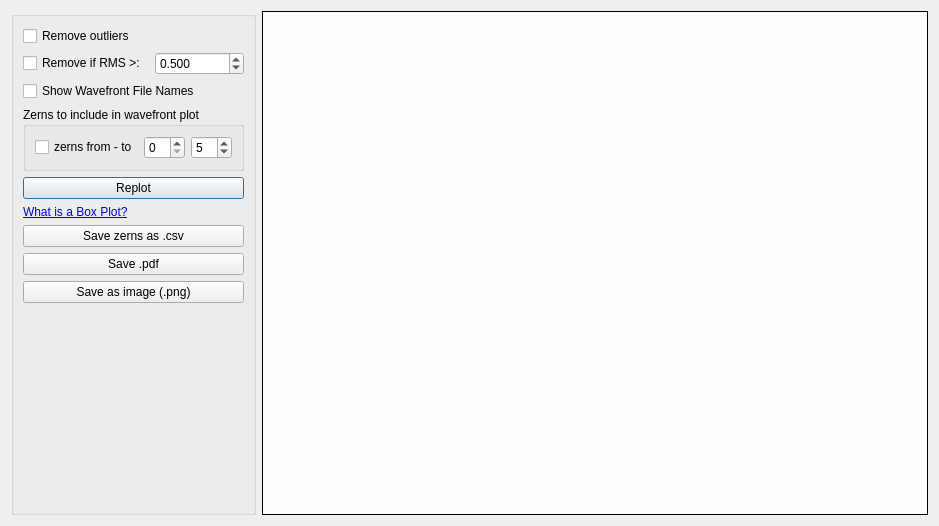
<?xml version="1.0" encoding="UTF-8"?>
<ui version="4.0">
 <class>statsView</class>
 <widget class="QDialog" name="statsView">
  <property name="geometry">
   <rect>
    <x>0</x>
    <y>0</y>
    <width>939</width>
    <height>526</height>
   </rect>
  </property>
  <property name="windowTitle">
   <string>wavefront statistics</string>
  </property>
  <property name="whatsThis">
   <string>&lt;html&gt;&lt;head/&gt;&lt;body&gt;&lt;p&gt;Three plots of statistics about the loaded wavefronts&lt;/p&gt;&lt;ol style=&quot;margin-top: 0px; margin-bottom: 0px; margin-left: 0px; margin-right: 0px; -qt-list-indent: 1;&quot;&gt;&lt;li style=&quot; margin-top:12px; margin-bottom:0px; margin-left:0px; margin-right:0px; -qt-block-indent:0; text-indent:0px;&quot;&gt;RMS of Running average of wavefront. Showing how RMS changes by adding each wavefront to the average.&lt;/li&gt;&lt;li style=&quot; margin-top:0px; margin-bottom:0px; margin-left:0px; margin-right:0px; -qt-block-indent:0; text-indent:0px;&quot;&gt;Histogram of wavefront RMS for all loaded wavefronts&lt;/li&gt;&lt;li style=&quot; margin-top:0px; margin-bottom:12px; margin-left:0px; margin-right:0px; -qt-block-indent:0; text-indent:0px;&quot;&gt;Box plot of wavefront RMS and zernike terms for each loaded wavefront.&lt;/li&gt;&lt;/ol&gt;&lt;p&gt;Use the running average plot to determine when you have averaged enough wavefronts in order for the RMS to stabilize.&lt;/p&gt;&lt;p&gt;The RMS histogram gives you a good idea of the range and variance of the RMS values&lt;/p&gt;&lt;p&gt;The box plot also shows the range and variance of the RMS and the Zernike terms. It can indicate which terms are adding to the RMS variability.&lt;/p&gt;&lt;/body&gt;&lt;/html&gt;</string>
  </property>
  <layout class="QHBoxLayout" name="horizontalLayout">
   <item>
    <widget class="QGroupBox" name="groupBox">
     <property name="sizePolicy">
      <sizepolicy hsizetype="Preferred" vsizetype="Preferred">
       <horstretch>1</horstretch>
       <verstretch>0</verstretch>
      </sizepolicy>
     </property>
     <property name="title">
      <string/>
     </property>
     <layout class="QVBoxLayout" name="verticalLayout">
      <item>
       <widget class="QCheckBox" name="removeOutliers">
        <property name="whatsThis">
         <string>&lt;html&gt;&lt;head/&gt;&lt;body&gt;&lt;p&gt;&lt;span style=&quot; font-family:'Arial';  color:#000000; background-color:#ffffff;&quot;&gt;An outlier is any value that lies more than one and a half times the length of the box from either end of the box.&lt;/span&gt;&lt;/p&gt;&lt;/body&gt;&lt;/html&gt;</string>
        </property>
        <property name="text">
         <string>Remove outliers</string>
        </property>
       </widget>
      </item>
      <item>
       <layout class="QHBoxLayout" name="horizontalLayout_2">
        <item>
         <widget class="QCheckBox" name="checkBox_2">
          <property name="text">
           <string>Remove if RMS &gt;: </string>
          </property>
         </widget>
        </item>
        <item>
         <widget class="QDoubleSpinBox" name="RMSLimit">
          <property name="decimals">
           <number>3</number>
          </property>
          <property name="value">
           <double>0.500000000000000</double>
          </property>
         </widget>
        </item>
       </layout>
      </item>
      <item>
       <widget class="QCheckBox" name="showWftNames">
        <property name="text">
         <string>Show Wavefront File Names</string>
        </property>
       </widget>
      </item>
      <item>
       <widget class="QGroupBox" name="groupBox_2">
        <property name="title">
         <string>Zerns to include in wavefront plot</string>
        </property>
        <layout class="QHBoxLayout" name="horizontalLayout_3">
         <item>
          <widget class="QCheckBox" name="checkBox_4">
           <property name="whatsThis">
            <string>&lt;html&gt;&lt;head/&gt;&lt;body&gt;&lt;p&gt;Add zernike terms to the running average. &lt;/p&gt;&lt;p&gt; Select a range of which terms to add.&lt;/p&gt;&lt;/body&gt;&lt;/html&gt;</string>
           </property>
           <property name="text">
            <string>zerns from - to</string>
           </property>
          </widget>
         </item>
         <item>
          <widget class="QSpinBox" name="zernFromSP"/>
         </item>
         <item>
          <widget class="QSpinBox" name="zernToSP">
           <property name="minimum">
            <number>3</number>
           </property>
           <property name="maximum">
            <number>34</number>
           </property>
           <property name="value">
            <number>5</number>
           </property>
          </widget>
         </item>
        </layout>
       </widget>
      </item>
      <item>
       <widget class="QPushButton" name="replot">
        <property name="text">
         <string>Replot</string>
        </property>
       </widget>
      </item>
      <item>
       <widget class="QLabel" name="label">
        <property name="toolTip">
         <string>Linik to wiki about box plots</string>
        </property>
        <property name="text">
         <string>&lt;html&gt;&lt;head/&gt;&lt;body&gt;&lt;p&gt;&lt;a href=&quot;https://en.wikipedia.org/wiki/Box_plot&quot;&gt;&lt;span style=&quot; text-decoration: underline; color:#0000ff;&quot;&gt;What is a Box Plot?&lt;/span&gt;&lt;/a&gt;&lt;/p&gt;&lt;/body&gt;&lt;/html&gt;</string>
        </property>
        <property name="openExternalLinks">
         <bool>true</bool>
        </property>
        <property name="textInteractionFlags">
         <set>Qt::LinksAccessibleByKeyboard|Qt::LinksAccessibleByMouse</set>
        </property>
       </widget>
      </item>
      <item>
       <widget class="QPushButton" name="SaveCSV">
        <property name="text">
         <string>Save zerns as .csv</string>
        </property>
       </widget>
      </item>
      <item>
       <widget class="QPushButton" name="savePdf">
        <property name="text">
         <string>Save .pdf</string>
        </property>
       </widget>
      </item>
      <item>
       <widget class="QPushButton" name="saveImg">
        <property name="text">
         <string>Save as image (.png)</string>
        </property>
       </widget>
      </item>
      <item>
       <spacer name="verticalSpacer">
        <property name="orientation">
         <enum>Qt::Vertical</enum>
        </property>
        <property name="sizeHint" stdset="0">
         <size>
          <width>20</width>
          <height>40</height>
         </size>
        </property>
       </spacer>
      </item>
     </layout>
    </widget>
   </item>
   <item>
    <widget class="QFrame" name="frame">
     <property name="sizePolicy">
      <sizepolicy hsizetype="Preferred" vsizetype="Preferred">
       <horstretch>8</horstretch>
       <verstretch>0</verstretch>
      </sizepolicy>
     </property>
     <property name="styleSheet">
      <string notr="true">background-color: rgb(253, 253, 253);</string>
     </property>
     <property name="frameShape">
      <enum>QFrame::Box</enum>
     </property>
     <property name="frameShadow">
      <enum>QFrame::Plain</enum>
     </property>
     <property name="lineWidth">
      <number>1</number>
     </property>
     <property name="midLineWidth">
      <number>0</number>
     </property>
    </widget>
   </item>
  </layout>
  <zorder>frame</zorder>
  <zorder>groupBox</zorder>
 </widget>
 <resources/>
 <connections/>
</ui>
